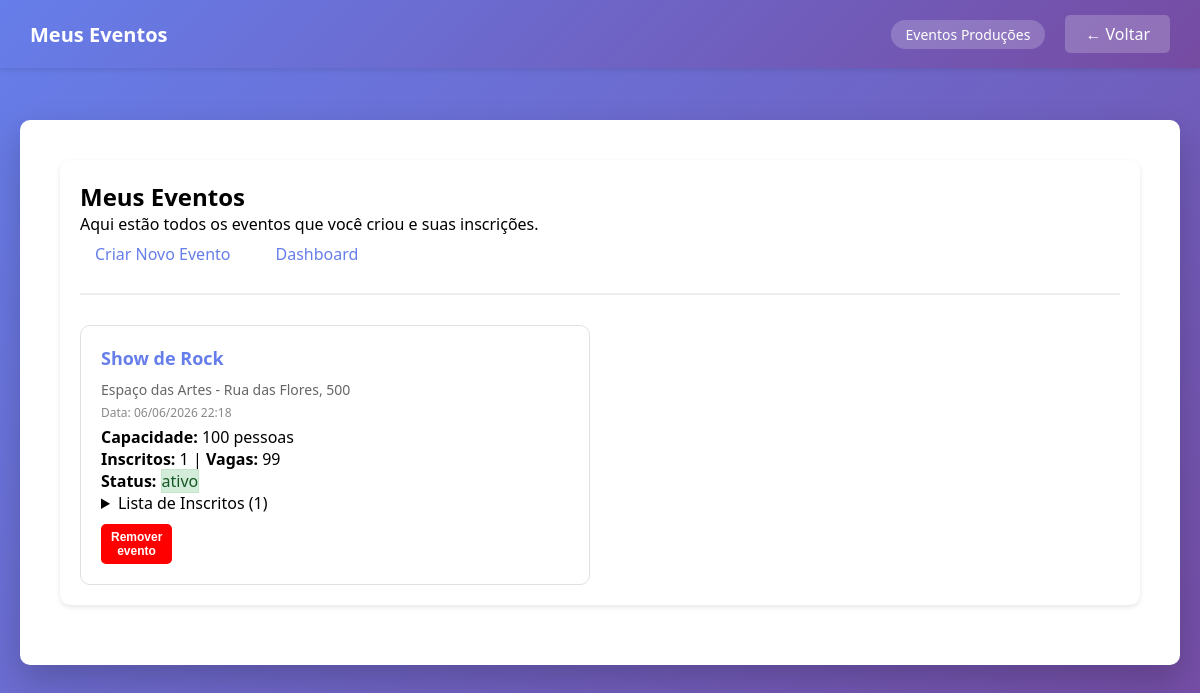
/php/meus_eventos.php (signed in), run on the app's committed database.
### tables this page shows
CREATE TABLE `eventos` (
  `id` int(11) NOT NULL,
  `criador_id` int(11) NOT NULL,
  `nome_evento` varchar(100) NOT NULL,
  `descricao` text,
  `endereco` varchar(200) NOT NULL,
  `data_evento` datetime NOT NULL,
  `capacidade_maxima` int(11) NOT NULL,
  `inscritos` int(11) DEFAULT '0',
  `status` enum('ativo','cancelado','encerrado') DEFAULT 'ativo',
  `data_criacao` timestamp NOT NULL DEFAULT CURRENT_TIMESTAMP
);

### php/meus_eventos.php (the view, shortened to what this page needs)
<?php
require_once '../config/database.php';
$usuario_id = $_SESSION['usuario_id'];
$criador_id = null;
$stmt = $pdo->prepare("SELECT id FROM criadores WHERE usuario_id = ?");
$stmt->execute([$usuario_id]);
$criador = $stmt->fetch();
if ($criador) {
    $criador_id = $criador['id'];
}
$eventos_html = '';
$mensagem = '';
try {
    $stmt = $pdo->prepare("
        SELECT e.*,
               (SELECT COUNT(*) FROM inscricoes WHERE evento_id = e.id AND status = 'confirmada') as inscritos_atuais
        FROM eventos e
        WHERE e.criador_id = ?
        ORDER BY e.data_evento ASC
    ");
    $stmt->execute([$criador_id]);
    $eventos = $stmt->fetchAll();
    if (count($eventos) > 0) {
        foreach ($eventos as $evento) {
            $data_evento = date('d/m/Y H:i', strtotime($evento['data_evento']));
            $status_class = $evento['status'] === 'ativo' ? 'sucesso' : 'erro';
            $inscritos_atuais = $evento['inscritos_atuais'];
            $vagas_restantes = $evento['capacidade_maxima'] - $inscritos_atuais;
            $stmt2 = $pdo->prepare("
                SELECT u.nome, u.email, i.data_inscricao
                FROM inscricoes i
                JOIN usuarios u ON i.usuario_id = u.id
                WHERE i.evento_id = ? AND i.status = 'confirmada'
            ");
            $stmt2->execute([$evento['id']]);
            $inscritos = $stmt2->fetchAll();
            $inscritos_lista = '';
            foreach ($inscritos as $inscrito) {
                $inscritos_lista .= '<li>' . htmlspecialchars($inscrito['nome']) . ' - ' . htmlspecialchars($inscrito['email']) . '</li>';
            }
            $botao = '<form method = "POST" action="remover_evento.php">
                <input type="hidden" name="evento_id" values="'. $evento['id'] .'">
                <button type="submit" name="remover_eve" class="retirar-inscricao">Remover evento</button>
                </form>';
            $eventos_html .= '
                <div class="card-evento">
                    <h4>' . htmlspecialchars($evento['nome_evento']) . '</h4>
                    <p class="endereco">' . htmlspecialchars($evento['endereco']) . '</p>
                    <p class="data">Data: ' . $data_evento . '</p>
                    <p><strong>Capacidade:</strong> ' . $evento['capacidade_maxima'] . ' pessoas</p>
                    <p><strong>Inscritos:</strong> ' . $inscritos_atuais . ' | <strong>Vagas:</strong> ' . $vagas_restantes . '</p>
                    <p><strong>Status:</strong> <span class="' . $status_class . '">' . $evento['status'] . '</span></p>
                    <details>
                        <summary>Lista de Inscritos (' . count($inscritos) . ')</summary>
                        <ul style="margin-top: 10px; max-height: 200px; overflow-y: auto;">
                            ' . ($inscritos_lista ?: '<li>Nenhum inscrito ainda</li>') . '
                        </ul>
                    </details>
                    '. $botao .'
                </div>
            ';
        }
    } else {
        $eventos_html = '<div class="sem-eventos">Você ainda não criou nenhum evento.<br><a href="criar_evento.php">Criar meu primeiro evento</a></div>';
    }
} catch (PDOException $e) {
    $mensagem = '<div class="mensagem erro">Erro ao carregar eventos</div>';
}
$html = ob_get_clean();
$html = str_replace('', htmlspecialchars($_SESSION['usuario_nome']), $html);
$html = str_replace('', $mensagem, $html);
$html = str_replace('', $eventos_html, $html);
$html = str_replace('', $mensagem, $html);
echo $html;
?>

### css/style.css (style rules this page uses)
* { margin: 0; padding: 0; box-sizing: border-box; }
body { font-family: 'Segoe UI', Tahoma, Geneva, Verdana, sans-serif; background: linear-gradient(135deg, #667eea 0%, #764ba2 100%); min-height: 100vh; padding: 20px; }
.container { background: white; border-radius: 10px; box-shadow: 0 15px 35px rgba(0,0,0,0.2); width: 100%; max-width: 500px; margin: 50px auto; padding: 40px; animation: fadeIn 0.5s ease-in; }
.container-large { max-width: 1200px; margin-top: 100px; }
.header { background: linear-gradient(135deg, #667eea 0%, #764ba2 100%); color: white; padding: 15px 30px; display: flex; justify-content: space-between; align-items: center; position: fixed; top: 0; left: 0; right: 0; z-index: 1000; box-shadow: 0 2px 5px rgba(0,0,0,0.1); }
.logo { font-size: 20px; font-weight: bold; }
.user-info { display: flex; align-items: center; gap: 20px; }
.user-name { background: rgba(255,255,255,0.2); padding: 5px 15px; border-radius: 20px; font-size: 14px; }
.logout-btn { background: rgba(255,255,255,0.2); color: white; padding: 8px 20px; text-decoration: none; border-radius: 5px; transition: all 0.3s; }
.menu { display: flex; gap: 15px; margin-bottom: 30px; padding-bottom: 20px; border-bottom: 2px solid #eee; flex-wrap: wrap; }
.menu a { color: #667eea; text-decoration: none; padding: 8px 15px; border-radius: 5px; transition: all 0.3s; }
.card { background: white; border-radius: 10px; padding: 20px; margin-bottom: 20px; box-shadow: 0 2px 5px rgba(0,0,0,0.1); }
.eventos-grid { display: grid; grid-template-columns: repeat(auto-fill, minmax(350px, 1fr)); gap: 20px; margin-top: 20px; }
.card-evento { background: white; border: 1px solid #e0e0e0; border-radius: 10px; padding: 20px; transition: all 0.3s; position: relative; }
.card-evento h4 { color: #667eea; margin-bottom: 10px; font-size: 18px; }
.card-evento .endereco { color: #666; font-size: 14px; margin: 5px 0; }
.card-evento .data { color: #888; font-size: 12px; margin: 5px 0; }
button { background: linear-gradient(135deg, #667eea 0%, #764ba2 100%); color: white; border: none; padding: 12px; border-radius: 5px; font-size: 16px; font-weight: bold; cursor: pointer; width: 100%; transition: transform 0.2s; }
.retirar-inscricao { background: #ff0000; color: white; padding: 5px 10px; border-radius: 5px; font-size: 12px; display: inline-block; margin-top: 10px; width: 71px; height: 40px; }
.sucesso { background: #d4edda; color: #155724; border: 1px solid #c3e6cb; }

### data on the page
eventos: nome_evento "Show de Rock", endereco "Espaço das Artes - Rua das Flores, 500", data_evento "06/06/2026 22:18", capacidade_maxima "100", status "ativo"

### other printed values
$html "Meus Eventos Eventos Produções ← Voltar Meus Eventos Aqui estão todos os eventos que você criou e suas inscrições. Criar Novo Evento Dashboard"
$inscritos_atuais "1"
$vagas_restantes "99"
count($inscritos) "1"
